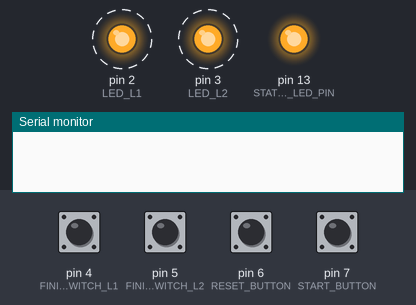
The sketch below on a simulated Arduino Uno, built with avr-gcc and run on an emulated ATmega328P. On the bench: output pins drawn as LEDs (lit = HIGH), the last lines printed to the serial monitor. Dashed ring = blinking. The inputs (shaded band) are chosen by the test bench; at power-on: pin 4 (FINISH_SWITCH_L1), pin 5 (FINISH_SWITCH_L2), pin 6 (RESET_BUTTON), pin 7 (START_BUTTON) HIGH.

Above: at 0.75 s.
1.3 s: pin 7 (START_BUTTON) pulled LOW for 0.15 s
At 1.55 s:
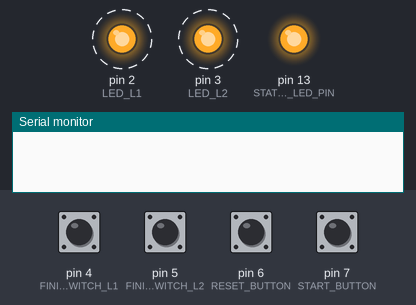
4.3 s: pin 6 (RESET_BUTTON) pulled LOW for 0.15 s
At 5.1 s:
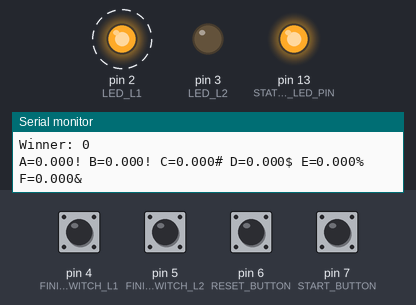
11.8 s: pin 6 (RESET_BUTTON) pulled LOW for 1 s
14.8 s: pin 7 (START_BUTTON) pulled LOW for 1 s
Timing chart, 0 to 18.8 s (numbered marks = the images above; inputs shaded):
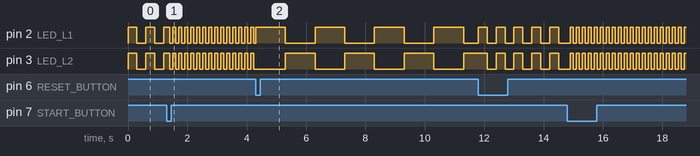

Measured:
- after the input at 1.3 s, pin 2 (LED_L1), pin 3 (LED_L2): alternates HIGH for 0.10 s and LOW for 0.10 s, starting after 0.10 s
- after the input at 4.3 s, pin 2 (LED_L1), pin 3 (LED_L2): alternates HIGH for 1.0 s and LOW for 1.0 s, starting after 1.0 s
- by itself, pin 2 (LED_L1), pin 3 (LED_L2): alternates HIGH for 0.30 s and LOW for 0.30 s

The sketch:

arduino-pinewood-derby-tracker.ino
```cpp
#include "constants.h"
#include "utils.h"

/* Set the current mode */
int mode = MODE_STARTUP;
int state = STATE_STARTUP;

/* Store the output states */
bool statusLed = true;
bool ledL1State = true;
bool ledL2State = true;

int readyStateBlinkCount = 0;

unsigned long raceCount = 0;
unsigned long raceStartTime = 0;
unsigned long totalRaceTime = 0;
unsigned long elapsedL1Time = 0;
unsigned long elapsedL2Time = 0;
int winner = 0;

unsigned long startupStateNextBlink = 0;
unsigned long readyStateNextBlink = 0;
unsigned long racingStateNextBlink = 0;
unsigned long finishedStateNextBlink = 0;

unsigned long statusLedNextBlink = 0;
unsigned long ledL1NextBlink = 0;
unsigned long ledL2NextBlink = 0;

unsigned long startButtonNextReport = 0;
unsigned long resetButtonNextReport = 0;
unsigned long finishSwitchL1NextReport = 0;
unsigned long finishSwitchL2NextReport = 0;
unsigned long uptimeNextReport = 0;

unsigned long maxRaceTime = 10000;

bool readyStateReported = false;

int serialInputs[2] = {-1, -1};

void setup() {
  // Initialize Outputs
  pinMode(STATUS_LED_PIN, OUTPUT);
  pinMode(LED_L1, OUTPUT);
  pinMode(LED_L2, OUTPUT);
  updateOutputs();

  // Initialize Inputs
  pinMode(START_BUTTON, INPUT_PULLUP);
  pinMode(RESET_BUTTON, INPUT_PULLUP);
  pinMode(FINISH_SWITCH_L1, INPUT_PULLUP);
  pinMode(FINISH_SWITCH_L2, INPUT_PULLUP);


  // Initialize serial and wait for port to open:
  Serial.begin(BAUD_RATE);
  while (!Serial) {
    ;  // wait for serial port to connect. Needed for native USB port only
  }
}

void loop() {
  readSerialInput();
  processInputCommand();

  if (mode != MODE_TEST) {
    processRunMode();
  } else {
    processTestMode();
  }

  updateOutputs();
}

void readSerialInput() {
  if (Serial.available() > 0) {
    serialInputs[0] = serialInputs[1];
    serialInputs[1] = Serial.read();
  }
}

void processInputCommand() {
  bool commandProcessed = false;
  String cmd = String("");
  if (serialInputs[0] >= 0 && serialInputs[1] >= 0) {
    cmd.concat((char)serialInputs[0]);
    cmd.concat((char)serialInputs[1]);
  }

  // Return Version of Firmware and Serial Number
  if (cmd.equals("RV")) {
    printVersionAndSerialNumber();
    commandProcessed = true;

  // Return Serial Number
  } else if (cmd.equals("RS")) {
    printSerialNumber();
    commandProcessed = true;

  // Return Features - All Features Disabled
  } else if (cmd.equals("RF")) {
    // Serial.println("0000 0011");
    Serial.println("0000 0011");
    commandProcessed = true;

  // Read Mode - Shows the current modes set for the timer
  } else if (cmd.equals("RM")) {
    Serial.println("0 000000 0 0 0");
    commandProcessed = true;

  // Returns start switch condition
  } else if (cmd.equals("RG")) {
    if (isStartButtonPressed()) {
      Serial.println("1");
    } else {
      Serial.println("0");
    }
    commandProcessed = true;

  // Reset Lane - Force results
  } else if (cmd.equals("RL")) {
    // TOOD: Implement
    commandProcessed = true;

  } else if (cmd.equals("MA") || cmd.equals("MB") || cmd.equals("MC") || cmd.equals("MD") || cmd.equals("ME") || cmd.equals("MG")) {
    // TODO: Implement
    commandProcessed = true;

} else if (cmd.equals("MB")) {
    commandProcessed = true;

  } else if (cmd.equals("N0")) {
    commandProcessed = true;

  }

  if (commandProcessed) {
    serialInputs[0] = -1;
    serialInputs[1] = -1;

    //Serial.println("Received: " + cmd);
  }
}

void processRunMode() {
  switch (state) {
    case STATE_STARTUP:
      processStartupState();
      break;

    case STATE_READY:
      processReadyState();
      break;

    case STATE_RACING:
      processRacingState();
      break;

    case STATE_FINISHED:
    default:
      processFinishedState();
      break;

  }
}


void processStartupState() {
  unsigned long currentMillis = millis();

  state = STATE_READY;
  ledL1State = true;
  ledL2State = true;
  readyStateBlinkCount = 0;
  resetButtonNextReport = currentMillis + RUN_MODE_RESET_NEW_LINE_INTERVAL;
  readyStateNextBlink = currentMillis + READY_STATE_TRANSITION_BLINK_INTERVAL;
}


void processReadyState() {
  unsigned long currentMillis = millis();

  if (!readyStateReported && currentMillis > readyStateNextBlink) {
    ledL1State = !ledL1State;
    ledL2State = !ledL2State;

    // Count the blink after we transition back to high after the blink delay
    if (ledL1State == true) {
      readyStateBlinkCount++;
    }

    if (readyStateBlinkCount <= READY_STATE_TRANSITION_BLINK_COUNT) {
      readyStateNextBlink = currentMillis + READY_STATE_TRANSITION_BLINK_INTERVAL;
    } else {
      readyStateReported = true;
    }
  }

  // Print a new line periodically if "RESET" is pressed multiple times
  // This will add space to the console output as a hint that "something" happened here
  if (isResetButtonPressed()) {
    if (currentMillis >= resetButtonNextReport) {
      Serial.println();
      resetButtonNextReport = currentMillis + RUN_MODE_RESET_NEW_LINE_INTERVAL;;
    }
  }

  if (isStartButtonPressed()) {
    state = STATE_RACING;
    raceCount++;
    raceStartTime = currentMillis;
    elapsedL1Time = 0;
    elapsedL2Time = 0;
    winner = 0;
    racingStateNextBlink = currentMillis + RACING_BLINK_INTERVAL;
  }
}


void processRacingState() {
  unsigned long currentMillis = millis();
  unsigned long elapsedRaceTime = currentMillis - raceStartTime;

  if (winner == 0 && currentMillis > racingStateNextBlink) {
    ledL1State = !ledL1State;
    ledL2State = !ledL2State;

    racingStateNextBlink = currentMillis + RACING_BLINK_INTERVAL;
  }

  // Check if lane 1 just finished
  if (elapsedL1Time == 0 && isFinishSwitchL1Pressed()) {
    elapsedL1Time = elapsedRaceTime;
  }

  // Check if lane 2 just finished
  if (elapsedL2Time == 0 && isFinishSwitchL2Pressed()) {
    elapsedL2Time = elapsedRaceTime;
  }

  // Check for  winner on every pass
  if (winner == 0) {
    if (elapsedL1Time != 0 && elapsedL2Time == 0) {
      winner = 1;
    } else if (elapsedL2Time != 0 && elapsedL1Time == 0) {
      winner = 2;
    } else if (elapsedL1Time != 0 && elapsedL2Time != 0) {
      if (elapsedL1Time < elapsedL2Time) {
        winner = 1;
      } else if (elapsedL1Time > elapsedL2Time) {
        winner = 2;
      } else {
        // Special case - we have a tie (unlikely)
        winner = 3;
      }
    }
  }

  // If a winner is defined, set the led status (set it every time, it won't hurt)
  if (winner == 1) {
    ledL1State = true;
    ledL2State = false;
  } else if (winner == 2) {
    ledL1State = false;
    ledL2State = true;
  } else if (winner == 3) {
    ledL1State = true;
    ledL2State = true;
  }

  if ((elapsedL1Time != 0 && elapsedL2Time != 0 && winner != 0) || elapsedRaceTime >= maxRaceTime || isResetButtonPressed()) {
    totalRaceTime = elapsedRaceTime;
    reportResults();

    // If no winner was defined, alternate the blinking order to show "no completion"
    if (winner == 0) {
      ledL1State = true;
      ledL2State = false;
    }

    state = STATE_FINISHED;
    finishedStateNextBlink = currentMillis + FINISHED_STATE_BLINK_INTERVAL;

    // Give at least 1 second before responding to the reset button
    resetButtonNextReport = currentMillis + RUN_MODE_RESET_NEW_LINE_INTERVAL;
  }
}


void processFinishedState() {
  unsigned long currentMillis = millis();

  if (currentMillis > finishedStateNextBlink) {
    // If a winner is defined, set the led status (set it every time, it won't hurt)
    if (winner == 1) {
      ledL1State = !ledL1State;
    } else if (winner == 2) {
      ledL2State = !ledL2State;
    } else {
      ledL1State = !ledL1State;
      ledL2State = !ledL2State;
    }

    finishedStateNextBlink = currentMillis + FINISHED_STATE_BLINK_INTERVAL;
  }

  if (currentMillis > resetButtonNextReport && isResetButtonPressed()) {
    state = STATE_READY;
    ledL1State = true;
    ledL2State = true;
    readyStateReported = false;
    readyStateBlinkCount = 0;
    resetButtonNextReport = currentMillis + RUN_MODE_RESET_NEW_LINE_INTERVAL;
    readyStateNextBlink = currentMillis + READY_STATE_TRANSITION_BLINK_INTERVAL;
  }
}


void processTestMode() {
  unsigned long currentMillis = millis();

  if (isStartButtonPressed()) {
    if (currentMillis >= startButtonNextReport) {
      Serial.println("Start Button pressed");
      startButtonNextReport = currentMillis + TEST_MODE_REPORT_INTERVAL;
    }
  }

  if (isResetButtonPressed()) {
    if (currentMillis >= resetButtonNextReport) {
      Serial.println("Reset Button pressed");
      resetButtonNextReport = currentMillis + TEST_MODE_REPORT_INTERVAL;
    }
  }

  if (isFinishSwitchL1Pressed()) {
    if (currentMillis >= finishSwitchL1NextReport) {
      Serial.println("Finish Switch L1 pressed");
      finishSwitchL1NextReport = currentMillis + TEST_MODE_REPORT_INTERVAL;
    }
    ledL1State = true;
  } else {
    ledL1State = false;
  }

  if (isFinishSwitchL2Pressed()) {
    if (currentMillis >= finishSwitchL2NextReport) {
      Serial.println("Finish Switch L2 pressed");
      finishSwitchL2NextReport = currentMillis + TEST_MODE_REPORT_INTERVAL;
    }
    ledL2State = true;
  } else {
    ledL2State = false;
  }

  // Blink Status LED in Test Mode
  if (currentMillis >= statusLedNextBlink) {
    statusLed = !statusLed;
    statusLedNextBlink = currentMillis + TEST_MODE_STATUS_BLINK_INTERVAL;
  }

  if (currentMillis >= uptimeNextReport) {
    Serial.println(uptime(currentMillis));
    uptimeNextReport = currentMillis + TEST_MODE_UPTIME_REPORT_INTERVAL;

  }
}


void updateOutput(int pin, bool ledHigh) {
  if (ledHigh) {
    digitalWrite(pin, HIGH);
  } else {
    digitalWrite(pin, LOW);
  }
}


void updateOutputs() {
  updateOutput(STATUS_LED_PIN, statusLed);
  updateOutput(LED_L1, ledL1State);
  updateOutput(LED_L2, ledL2State);
}


bool isFinishSwitchL1Pressed() {
  return digitalRead(FINISH_SWITCH_L1) == LOW;
}


bool isFinishSwitchL2Pressed() {
  return digitalRead(FINISH_SWITCH_L2) == LOW;
}


bool isResetButtonPressed() {
  return digitalRead(RESET_BUTTON) == LOW;
}


int isStartButtonPressed() {
  return digitalRead(START_BUTTON) == LOW;
}

void printVersionAndSerialNumber() {
  Serial.println("MICRO WIZARD - Emulator - 2025");
  Serial.print("K1 Version 1.10E Serial Number <");
  Serial.print(MOCK_SERIAL_NUMBER);
  Serial.println(">");
}

void printSerialNumber() {
  Serial.println(MOCK_SERIAL_NUMBER);
}

void reportFlags() {
  // This command will return 8 binary bits like 0011 0111.
  // A 1 means the option is enabled:
  // "1111 1111" all feature bits set
  // "0000 0000" all feature bits clear

  //   8th bit Sequence of Finish K3 only
  Serial.print(0);
  //   7th bit Countdown Clock
  Serial.print(0);
  //   6th bit Laser Reset from computer
  Serial.print(0);
  //   5th bit Force End the race and send results
  Serial.print(0);
  //   4th bit Eliminator mode
  Serial.print(0);
  //   3rd bit Reverse Lanes
  Serial.print(0);
  //   2nd bit Mask Lanes
  Serial.print(0);
  //   1st bit Serial race data option
  Serial.println(1);
}

void reportMode() {
  // Shows the current modes set for the timer:
  // ex 1: "0 000000 0 0 0"
  // ex 1: "6 000011 0 0 1"

  // Number of lanes used in reverse order mode - 6
  Serial.print(0);
  Serial.print(' ');
  // Lanes E and F are masked - 000011
  Serial.print("000000");
  Serial.print(' ');
  // Lanes are not reversed  - 0
  Serial.print(0);
  // Not in eliminator mode - 0
  Serial.print(0);
  // Old data format - 0
  Serial.println(1);
}

void reportResults() {
  Serial.print("Winner: ");
  Serial.println(winner);

  // N1 - New format
  // Converts the race time data to the new timer format:
  // A=3.001!  B=3.002”  C=3.003#   D=3.004$  E=3.005%  F=3.006&   <CR>  <LF>
  Serial.print("A=");
  Serial.print(elapsedTimeSecs(elapsedL1Time));
  if (winner == 1 || winner == 0 || winner == 3) {
    Serial.print('!');
  } else {
    Serial.print('"');
  }
  Serial.print(" ");

  Serial.print("B=");
  Serial.print(elapsedTimeSecs(elapsedL2Time));
  if (winner == 2 || winner == 0 || winner == 3) {
    Serial.print('!');
  } else {
    Serial.print('"');
  }
  Serial.print(" ");

  Serial.print("C=");
  Serial.print(elapsedTimeSecs(0));
  Serial.print('#');
  Serial.print(" ");

  Serial.print("D=");
  Serial.print(elapsedTimeSecs(0));
  Serial.print('$');
  Serial.print(" ");

  Serial.print("E=");
  Serial.print(elapsedTimeSecs(0));
  Serial.print('%');
  Serial.print(" ");

  Serial.print("F=");
  Serial.print(elapsedTimeSecs(0));
  Serial.print('&');
  Serial.println();
}
```

constants.h
```cpp
#ifndef constants
#define constants

/* Serial Port Baud Rate */
const unsigned long BAUD_RATE = 9600;

const char* MOCK_SERIAL_NUMBER = "5432A";

/* Status Pin to show Arduino State */
const int16_t STATUS_LED_PIN = LED_BUILTIN;

/* LED Output Pin for Lane 1 - D2 */
const int16_t LED_L1 = PD2;
/* LED Output Pin for Lane 2 - D3 */
const int16_t LED_L2 = PD3;

/* Input Pin for Lane 1 Finish Switch - D4 */
const int16_t FINISH_SWITCH_L1 = PD4;
/* Input Pin for Lane 2 Finish Switch - D5 */
const int16_t FINISH_SWITCH_L2 = PD5;

/* Input Pin for Reset Button - D6 */
const int16_t RESET_BUTTON = PD6;
/* Input Pin for Start Button - D7 */
const int16_t START_BUTTON = PD7;

/* Define base operating modes */
const int16_t MODE_STARTUP = 0;
const int16_t MODE_RUN = 1;
const int16_t MODE_TEST = 2;

/* Define Run States */
const int16_t STATE_STARTUP = 0;
const int16_t STATE_READY = 1;
const int16_t STATE_RACING = 2;
const int16_t STATE_FINISHED = 3;

/* Define Button Press Report Interval (in milliseconds for Test Mode */
const uint32_t TEST_MODE_REPORT_INTERVAL = 1000;
const uint32_t TEST_MODE_STATUS_BLINK_INTERVAL = 500;
const uint32_t TEST_MODE_UPTIME_REPORT_INTERVAL = 10000;

const uint32_t RUN_MODE_RESET_NEW_LINE_INTERVAL = 1000;

const uint32_t READY_STATE_TRANSITION_BLINK_INTERVAL = 300;
const int16_t READY_STATE_TRANSITION_BLINK_COUNT = 4;

const uint32_t STAGING_BLINK_INTERVAL = 1000;
const uint32_t RACING_BLINK_INTERVAL = 100;
const uint32_t FINISHED_STATE_BLINK_INTERVAL = 1000;


#endif
```

utils.cpp
```cpp
#include "Arduino.h"

char *uptime(uint32_t millis) {
  static char _return[32];
  uint32_t secs=millis/1000, mins=secs/60;
  uint16_t hours=mins/60, days=hours/24;
  millis-=secs*1000;
  secs-=mins*60;
  mins-=hours*60;
  hours-=days*24;
  sprintf(_return,"Uptime %d days %2.2d:%2.2d:%2.2d.%3.3d", (uint8_t)days, (uint8_t)hours, (uint8_t)mins, (uint8_t)secs, (int16_t)millis);
  return _return;
}

char *elapsedTimeSecs(uint32_t elapsedMs) {
  static char _return[32];
  uint32_t secs=elapsedMs/1000;
  elapsedMs-=secs*1000;
  sprintf(_return,"%d.%3.3d", (uint16_t)secs, (int16_t)elapsedMs);
  return _return;
}
```

utils.h
```cpp
#ifndef utils
#define utils

char *uptime(uint32_t millis);
char *elapsedTimeSecs(uint32_t elapsedMs);


#endif
```
